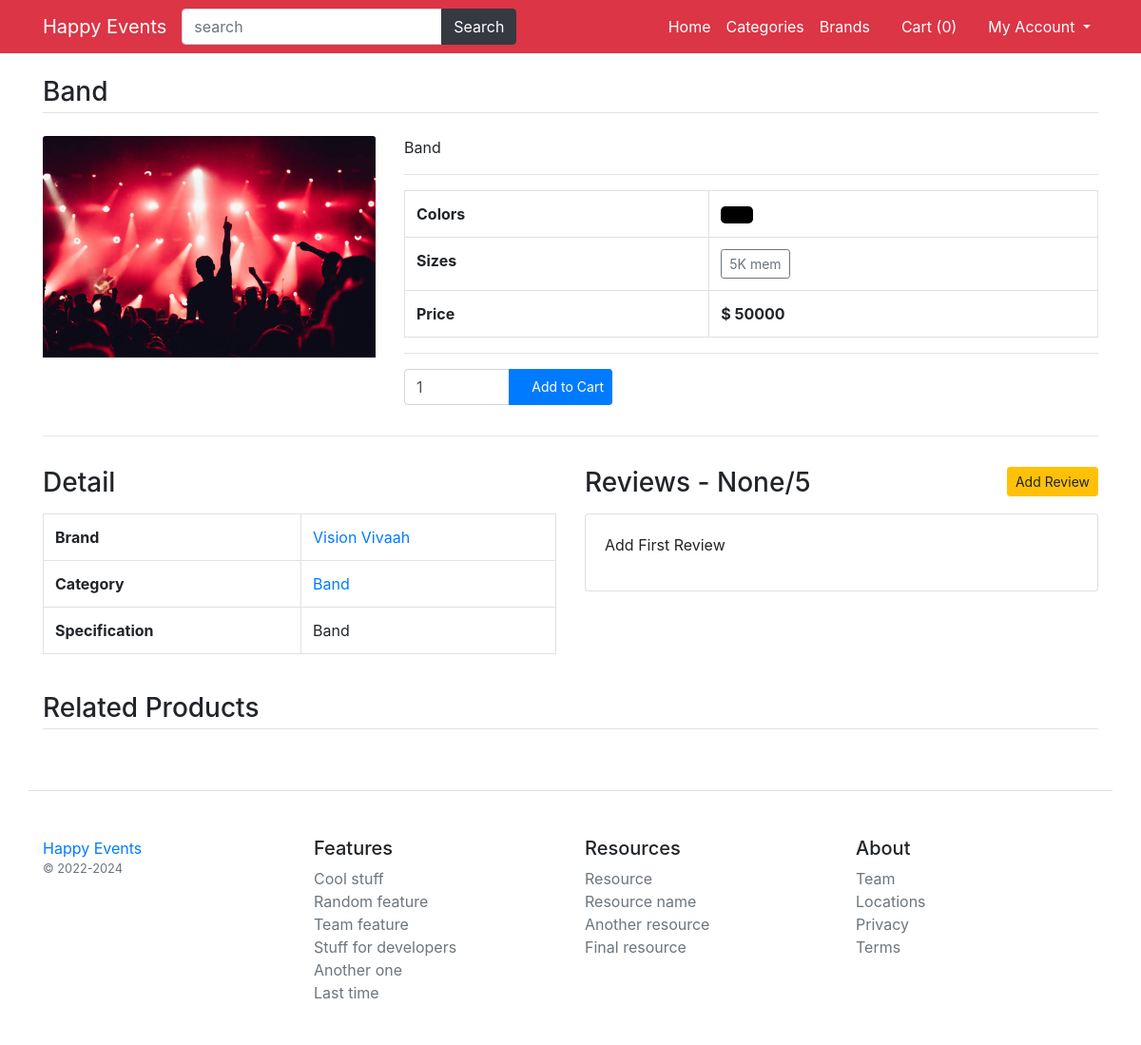
The app's page /product/Band/6 (signed in) with its own data.
### main/models.py (models this page shows, shortened)
class Product(models.Model):
    title=models.CharField(max_length=200)
    slug=models.CharField(max_length=400)
    detail=models.TextField()
    specs=models.TextField()
    category=models.ForeignKey(Category,on_delete=models.CASCADE)
    brand=models.ForeignKey(Brand,on_delete=models.CASCADE)
    status=models.BooleanField(default=True)
    is_featured=models.BooleanField(default=False)
    class Meta:
        verbose_name_plural='6. Products'

class ProductAttribute(models.Model):
    product=models.ForeignKey(Product,on_delete=models.CASCADE)
    color=models.ForeignKey(Color,on_delete=models.CASCADE)
    size=models.ForeignKey(Size,on_delete=models.CASCADE)
    price=models.PositiveIntegerField(default=0)
    image=models.ImageField(upload_to="product_imgs/",null=True)
    class Meta:
        verbose_name_plural='7. ProductAttributes'

class Size(models.Model):
    title=models.CharField(max_length=100)
    class Meta:
        verbose_name_plural='5. Sizes'

class Brand(models.Model):
    title=models.CharField(max_length=100)
    image=models.ImageField(upload_to="brand_imgs/")
    class Meta:
        verbose_name_plural='3. Brands'

class Category(models.Model):
    title=models.CharField(max_length=100)
    image=models.ImageField(upload_to="cat_imgs/")
    class Meta:
        verbose_name_plural='2. Categories'

### main/views.py (the view)
# urls.py: path('product/<str:slug>/<int:id>',views.product_detail,name='product_detail'),
def product_detail(request,slug,id):
	product=Product.objects.get(id=id)
	related_products=Product.objects.filter(category=product.category).exclude(id=id)[:4]
	colors=ProductAttribute.objects.filter(product=product).values('color__id','color__title','color__color_code').distinct()
	sizes=ProductAttribute.objects.filter(product=product).values('size__id','size__title','price','color__id').distinct()
	reviewForm=ReviewAdd()
	canAdd=True
	reviewCheck=ProductReview.objects.filter(user=request.user,product=product).count()
	if request.user.is_authenticated:
		if reviewCheck > 0:
			canAdd=False
	reviews=ProductReview.objects.filter(product=product)
	avg_reviews=ProductReview.objects.filter(product=product).aggregate(avg_rating=Avg('review_rating'))
	return render(request, 'product_detail.html',{'data':product,'related':related_products,'colors':colors,'sizes':sizes,'reviewForm':reviewForm,'canAdd':canAdd,'reviews':reviews,'avg_reviews':avg_reviews})

### main/forms.py
class ReviewAdd(forms.ModelForm):
	class Meta:
		model=ProductReview
		fields=('review_text','review_rating')

### main/template_context.py (called while the page is built)
def get_filters(request):
	cats=Product.objects.distinct().values('category__title','category__id')
	brands=Product.objects.distinct().values('brand__title','brand__id')
	colors=ProductAttribute.objects.distinct().values('color__title','color__id','color__color_code')
	sizes=ProductAttribute.objects.distinct().values('size__title','size__id')
	minMaxPrice=ProductAttribute.objects.aggregate(Min('price'),Max('price'))
	data={
		'cats':cats,
		'brands':brands,
		'colors':colors,
		'sizes':sizes,
		'minMaxPrice':minMaxPrice,
	}
	return data

### main/templates/product_detail.html (shortened to what this page needs)
{% extends 'base.html' %}
{% load static %}
{% block content %}
<main class="container my-4">
	<h3 class="my-4 border-bottom pb-1">{{data.title}}</h3>
	<div class="row">
		<div class="col-md-4">
			<img id="zoom_01" data-zoom-image="/media/{{data.productattribute_set.first.image}}" src="/media/{{data.productattribute_set.first.image}}" class="card-img-top" alt="{{data.title}}">
		</div>
		<div class="col-md-8">
			<p>{{data.detail}}</p>
			<hr/>
			<table class="table table-bordered">
				<tr>
					<th>Colors</th>
					<td>
						{% for color in colors %}
							<button class="btn btn-lg choose-color" data-color="{{color.color__id}}" style="background-color: {{color.color__color_code}}"></button>
						{% endfor %}
					</td>
				</tr>
				<tr>
					<th>Sizes</th>
					<td>
						{% for size in sizes %}
						<button data-price="{{size.price}}" class="btn btn-outline-secondary btn-sm choose-size color{{size.color__id}}">{{size.size__title}}</button>
						{% endfor %}
					</td>
				</tr>
				<tr>
					<th>Price</th>
					<th>$ <span class="product-price-{{data.id}}">{{data.productattribute_set.first.price}}</span></th>
				</tr>
			</table>
			<hr/>
			<div class="input-group my-3" style="width:30%;">
			  <input type="number" value="1" class="form-control product-qty-{{data.id}}" id="productQty" />
			  <div class="input-group-append">
			    <button class="btn btn-primary btn-sm add-to-cart" data-index="{{data.id}}" type="button" id="addToCartBtn"><i class="fa fa-shopping-cart"></i> Add to Cart</button>
			  </div>
			</div>
		</div>
	</div>
	<hr />
	<div class="row">
		<div class="col-md-6">
			<h3 class="my-3">Detail</h3>
			<table class="table table-bordered">
				<tr>
					<th>Brand</th>
					<td><a href="/brand-product-list/{{data.brand.id}}">{{data.brand.title}}</a></td>
				</tr>
				<tr>
					<th>Category</th>
					<td><a href="/category-product-list/{{data.category.id}}">{{data.category.title}}</a></td>
				</tr>
				<tr>
					<th>Specification</th>
					<td>{{data.specs}}</td>
				</tr>
			</table>
		</div>
		<div class="col-md-6">
			<h3 class="my-3">Reviews - <span class="avg-rating">{{avg_reviews.avg_rating}}</span>/5 <i class="fa fa-star text-warning"></i>
				{% if user.is_authenticated %}
				{% if canAdd %}
				<button data-toggle="modal" data-target="#productReview" type="button" class="btn btn-warning btn-sm float-right reviewBtn">Add Review</button>
				{% endif %}
				{% endif %}
			</h3>
			<div class="card">
				<div class="card-body review-list" style="max-height: 400px; overflow: auto;">
					{% if reviews %}
						{% for review in reviews %}
						<blockquote class="blockquote text-right">
						  <small>{{review.review_text}}</small>
						  <footer class="blockquote-footer">{{review.user}}
						  	<cite title="Source Title">
						  		{% for star in review.review_rating|ljust:review.review_rating %}
						  		<i class="fa fa-star text-warning"></i>
								{% endfor %}
						  	</cite>
						  </footer>
						</blockquote>
						<hr />
						{% endfor %}
					{% else %}
						<p class="no-data">Add First Review</p>
					{% endif %}
				</div>
			</div>
		</div>
	</div>
	<h3 class="mt-4 mb-3 border-bottom pb-1">Related Products</h3>
</main>
{% endblock %}

### main/templates/base.html (shortened to what this page needs)
{% load static %}
<!DOCTYPE html>
<html>
<head>
	<link rel="stylesheet" type="text/css" href="{% static 'fontawesome-free/css/all.min.css' %}" />
	<link rel="stylesheet" type="text/css" href="{% static 'bs4/bootstrap.min.css' %}" />
	<link rel="stylesheet" type="text/css" href="{% static 'custom.css' %}" />
</head>
<body>
	<nav class="navbar navbar-expand-lg navbar-dark bg-danger">
		<div class="container">
		  <a class="navbar-brand" href="/">Happy Events</a>
		  <div class="collapse navbar-collapse" id="navbarNav">
		  	<form class="form-inline my-2 my-lg-0" action="/search">
		      <div class="input-group">
				  <input name="q" type="text" class="form-control" placeholder="search" />
				  <div class="input-group-append">
				    <button class="btn btn-dark" type="submit" id="button-addon2">Search</button>
				  </div>
				</div>
		    </form>
		    <ul class="navbar-nav ml-auto">
		      <li class="nav-item">
		        <a class="nav-link text-white" href="/">Home</a>
		      </li>
		      <li class="nav-item">
		        <a class="nav-link text-white" href="{% url 'category-list' %}">Categories</a>
		      </li>
		      <li class="nav-item">
		        <a class="nav-link text-white" href="{% url 'brand-list' %}">Brands</a>
		      </li>
		      <li class="nav-item">
		        <a class="nav-link text-white" href="{% url 'cart' %}"><i class="fa fa-shopping-cart"></i> Cart (<span class="cart-list">{{request.session.cartdata|length}}</span>)</a>
		      </li>
		      <li class="nav-item dropdown">
		        <a class="nav-link text-white dropdown-toggle" href="#" id="navbarDropdown" role="button" data-toggle="dropdown" aria-haspopup="true" aria-expanded="false">
		          <i class="fa fa-user"></i> My Account
		        </a>
		      </li>
		    </ul>
		  </div>
		</div>
    </nav>
    {% block content %}
    {% endblock %}
<footer class="pt-4 my-md-5 pt-md-5 border-top container">
    <div class="row">
        <div class="col-12 col-md">
        <a href="#">Happy Events</a>
        <small class="d-block mb-3 text-muted">&copy; 2022-2024</small>
        </div>
        <div class="col-6 col-md">
        <h5>Features</h5>
        <ul class="list-unstyled text-small">
            <li><a class="text-muted" href="#">Cool stuff</a></li>
            <li><a class="text-muted" href="#">Random feature</a></li>
            <li><a class="text-muted" href="#">Team feature</a></li>
            <li><a class="text-muted" href="#">Stuff for developers</a></li>
            <li><a class="text-muted" href="#">Another one</a></li>
            <li><a class="text-muted" href="#">Last time</a></li>
        </ul>
        </div>
        <div class="col-6 col-md">
        <h5>Resources</h5>
        <ul class="list-unstyled text-small">
            <li><a class="text-muted" href="#">Resource</a></li>
            <li><a class="text-muted" href="#">Resource name</a></li>
            <li><a class="text-muted" href="#">Another resource</a></li>
            <li><a class="text-muted" href="#">Final resource</a></li>
        </ul>
        </div>
        <div class="col-6 col-md">
        <h5>About</h5>
        <ul class="list-unstyled text-small">
            <li><a class="text-muted" href="#">Team</a></li>
            <li><a class="text-muted" href="#">Locations</a></li>
            <li><a class="text-muted" href="#">Privacy</a></li>
            <li><a class="text-muted" href="#">Terms</a></li>
        </ul>
        </div>
    </div>
    </footer>
</body>
</html>

### records on screen
Product: title "Band", productattribute_set.first.image (picture), detail "Band", productattribute_set.first.price "50000", brand "Vision Vivaah", category "Band", specs "Band"
Size: size__title "5K mem"

### other values on screen
{{ request.session.cartdata|length }} "0"
{{ avg_reviews.avg_rating }} "None"
